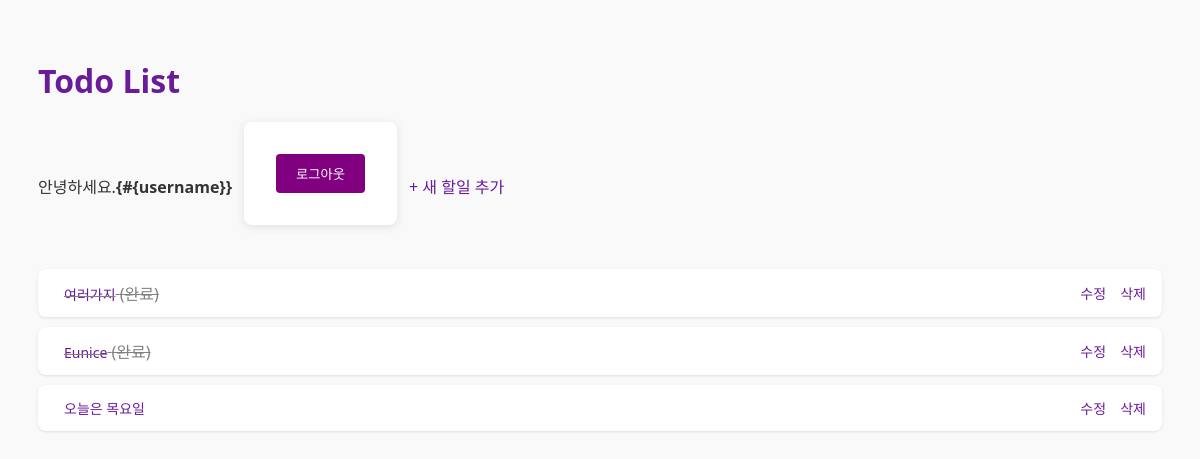
Page /todo/ (signed in) on the earlier database version.
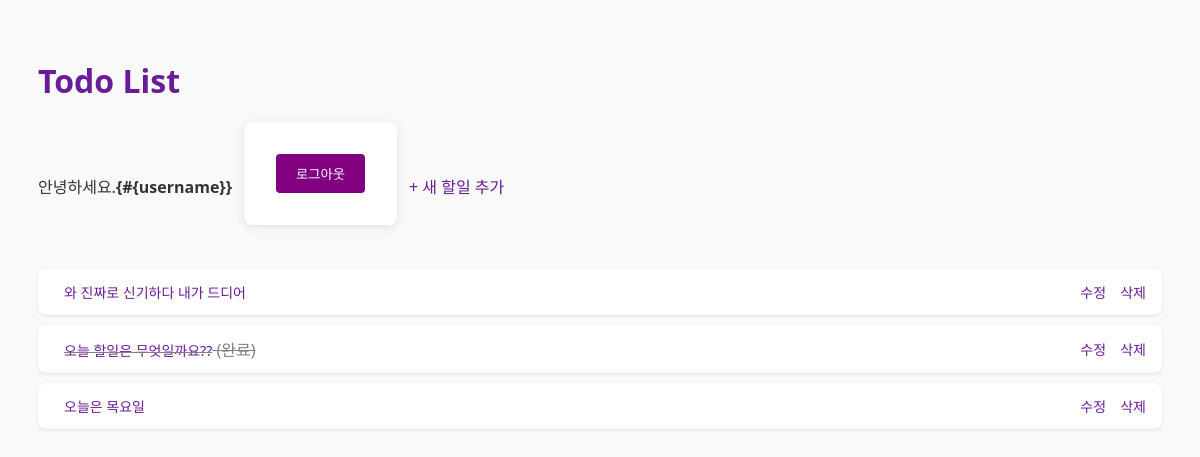
Same page on the later database version.
### todo/models.py (models this page shows, shortened)
class Todo(models.Model):
    name = models.CharField(max_length=100)
    description = models.TextField(blank=True)
    complete = models.BooleanField(default=False)
    exp = models.PositiveIntegerField(default=0)
    completed_at = models.DateTimeField(null=True, blank=True)
    created_at = models.DateTimeField(auto_now_add=True)
    updated_at = models.DateTimeField(auto_now=True)

### todo/views.py (the view)
# urls.py: path("", TodoListView.as_view(), name="list"), # 127.0.0.1:8000/todo/
class TodoListView(ListView):
    model = Todo # 무조건
    template_name = "todo/todo_list.html" # 두번째 무조건
    context_object_name = "todos" # todos.name 옵션
    ordering = ["-created_at"] #옵션

### todo/templates/todo/todo_list.html (shortened to what this page needs)
{% extends "todo/base.html" %}
{% load static %}
{% block content %}
<ul>
    {%for todo in todos%}
    <li>
        <div class="{% if todo.complete %}complete{%endif%}">
            <a href="{% url 'todo:detail' todo.pk %}">{{todo.name}}</a>
            {% if todo.complete %}
            <span>(완료)</span>
            {% endif %}
        </div>
        <div>
            {% if user.is_authenticated %}
                <a href="{% url 'todo:update' todo.pk %}">수정</a>
                <a href="{% url 'todo:delete' todo.pk %}">삭제</a>
            {%endif%}
        </div>
    </li>
    {%endfor%}
</ul>
{% endblock %}

### todo/templates/todo/base.html (shortened to what this page needs)
{% load static %}
<!DOCTYPE html>
<html lang="en">
<head>
    <link rel="stylesheet" href="{% static 'todo/css/style.css' %}">
</head>
<body>
    {% include "todo/header.html" %}
    {% block content %}
    {% endblock %}
</body>
</html>

### todo/templates/todo/header.html (shortened to what this page needs)
<h1><a href="{% url 'todo:list' %}">Todo List</a></h1>
<div class="header-bar">
    {% if user.is_authenticated %}
        <span>안녕하세요.<strong>{#{username}}</strong></span>
        <form method="post" action="{% url 'logout' %}">
            <button type="submit">로그아웃 </button></a>
        </form>
        <a href="{% url 'todo:create' %}">+ 새 할일 추가</a>
    {%else%}
        <a href="{% url 'login' %}">로그인</a>
        <a href="{% url 'signup' %}">회원가입</a>
    {%endif%}
</div>

### todo/static/todo/css/style.css (style rules this page uses)
body { font-family: "Segoe UI", sans-serif; background-color: #f9f9f9; padding: 30px; color: #333; }
h1 { color: #0055cc; font-weight: bold; font-size: 32px; margin-bottom: 20px; }
a { text-decoration: none; color: #6a1b9a; transition: color 0.3s; }
.header-bar { display: flex; align-items: center; gap: 12px; flex-wrap: wrap; margin-bottom: 20px; font-size: 16px; }
ul { list-style: none; padding: 0; }
li { padding: 12px 16px; background: #ffffff; margin-bottom: 10px; border-radius: 8px; box-shadow: 0 1px 3px rgba(0, 0, 0, 0.1); display: flex; justify-content: space-between; align-items: center; }
li a { margin-left: 10px; font-size: 14px; }
.complete { color: gray; text-decoration: line-through; }
form { background: white; padding: 2rem; border-radius: 8px; box-shadow: 0 2px 10px rgba(0, 0, 0, 0.1); max-width: 500px; margin-bottom: 1.5rem; }
button, input[type="submit"] { background-color: purple; color: white; border: none; padding: 10px 20px; border-radius: 4px; cursor: pointer; }

Differences in the rows shown:
removed Todo: name "여러가지", complete "(완료)"
removed Todo: name "Eunice", complete "(완료)"
added Todo: name "와 진짜로 신기하다 내가 드디어", complete False (drawn)
added Todo: name "오늘 할일은 무엇일까요??", complete "(완료)"
